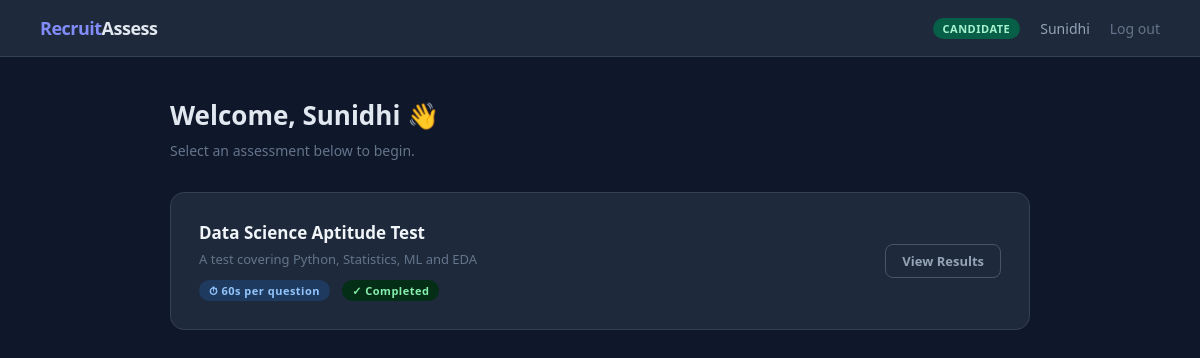
Page /candidate (signed in) on the committed database.
### tables this page shows
CREATE TABLE assessments (
        id          INTEGER PRIMARY KEY AUTOINCREMENT,
        title       TEXT NOT NULL,
        description TEXT,
        created_by  INTEGER,
        time_limit  INTEGER DEFAULT 60,
        is_active   INTEGER DEFAULT 1,
        created_at  DATETIME DEFAULT CURRENT_TIMESTAMP,
        FOREIGN KEY (created_by) REFERENCES users(id)
    );

### app.py (the view)
@app.route('/candidate')
def candidate_home():
    guard = login_required('candidate')
    if guard: return guard
    assessments = get_all_assessments()
    completed   = []
    for a in assessments:
        a['attempted'] = already_attempted(session['user_id'], a['id'])
        if a['attempted']:
            completed.append(a['id'])
    return render_template('candidate_home.html',
                           assessments=assessments,
                           name=session['name'])

### app.py (called while the page is built)
def login_required(role=None):
    if 'user_id' not in session:
        return redirect(url_for('login'))
    if role and session.get('role') != role:
        return redirect(url_for('dashboard'))
    return None

### database.py (called while the page is built)
def get_conn():
    conn = sqlite3.connect(DB)
    conn.row_factory = sqlite3.Row   # lets you access columns by name like dict
    return conn

def get_all_assessments():
    conn = get_conn()
    rows = conn.execute(
        "SELECT a.*, u.name as recruiter_name FROM assessments a JOIN users u ON a.created_by=u.id WHERE a.is_active=1"
    ).fetchall()
    conn.close()
    return [dict(r) for r in rows]

def already_attempted(candidate_id, assessment_id):
    conn = get_conn()
    row = conn.execute(
        "SELECT id FROM scores WHERE candidate_id=? AND assessment_id=?",
        (candidate_id, assessment_id)
    ).fetchone()
    conn.close()
    return row is not None

### templates/candidate_home.html (shortened to what this page needs)
{% extends "base.html" %}
{% block content %}
<div class="container">
  <h1 class="page-title">Welcome, {{ name }} 👋</h1>
  <p class="page-sub">Select an assessment below to begin.</p>
  {% for a in assessments %}
  <div class="card" style="display:flex;justify-content:space-between;align-items:center;flex-wrap:wrap;gap:16px">
    <div>
      <div style="font-size:17px;font-weight:600;margin-bottom:6px;color:#f1f5f9">{{ a.title }}</div>
      <div style="font-size:13px;color:#64748b;margin-bottom:10px">{{ a.description or 'No description provided.' }}</div>
      <span class="badge badge-blue">⏱ {{ a.time_limit }}s per question</span>
      {% if a.attempted %}
        <span class="badge badge-green" style="margin-left:8px">✓ Completed</span>
      {% endif %}
    </div>
    <div>
      {% if a.attempted %}
        <a href="/results/{{ a.id }}" class="btn btn-outline btn-sm">View Results</a>
      {% else %}
        <a href="/quiz/{{ a.id }}" class="btn btn-primary btn-sm">Start Test →</a>
      {% endif %}
    </div>
  </div>
  {% endfor %}
</div>
{% endblock %}

### templates/base.html (style rules this page uses)
* { margin:0; padding:0; box-sizing:border-box; }
body { font-family:'Segoe UI',sans-serif; background:#0f172a; color:#e2e8f0; min-height:100vh; }
.container { max-width:900px; margin:0 auto; padding:40px 20px; }
.page-title { font-size:26px; font-weight:700; margin-bottom:8px; }
.page-sub { font-size:14px; color:#64748b; margin-bottom:32px; }
.card { background:#1e293b; border:1px solid #334155; border-radius:14px; padding:28px; margin-bottom:20px; }
.btn { display:inline-block; padding:11px 28px; border-radius:8px; font-size:14px; font-weight:600; cursor:pointer; text-decoration:none; border:none; transition:all .2s; }
.btn-outline { background:transparent; color:#94a3b8; border:1px solid #475569; }
.btn-sm { padding:7px 16px; font-size:13px; }
.badge { display:inline-block; font-size:11px; font-weight:700; padding:3px 10px; border-radius:99px; letter-spacing:.5px; }
.badge-green { background:#052e16; color:#86efac; }
.badge-blue { background:#1e3a5f; color:#93c5fd; }

### rows in the picture
assessments: title "Data Science Aptitude Test", description "A test covering Python, Statistics, ML and EDA", time_limit "60"

### other values in the picture
{{ session.role }} "CANDIDATE"
{{ session.name }} "Sunidhi"
{{ name }} "Sunidhi"
